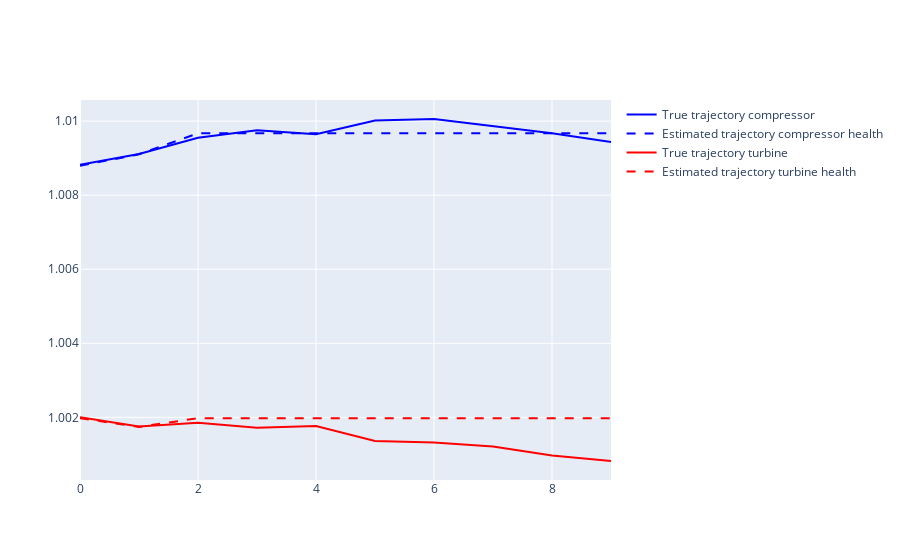

Notebook code cell kept with this figure:
### Code cell
true_traj = np.array(traj_test)
est_traj = np.array(estimated_traj_test)

fig = go.Figure()

fig.add_trace(go.Scatter(y=true_traj[:, 0], mode="lines", line=dict(color="blue"), name="True trajectory compressor"))
fig.add_trace(go.Scatter(y=est_traj[:, 0], mode="lines", line=dict(color="blue", dash="dash"), name="Estimated trajectory compressor health"))

fig.add_trace(go.Scatter(y=true_traj[:, 1], mode="lines", line=dict(color="red"), name="True trajectory turbine"))
fig.add_trace(go.Scatter(y=est_traj[:, 1], mode="lines", line=dict(color="red", dash="dash"), name="Estimated trajectory turbine health"))

fig.show()

### Figure 1 — Plotly figure (JSON) as saved in the notebook; plotly's stock layout.template omitted (floating-point values rounded to 4 significant figures)
{"data": [{"line": {"color": "blue"}, "mode": "lines", "name": "True trajectory compressor", "type": "scatter", "y": [1.009, 1.009, 1.01, 1.01, 1.01, 1.01, 1.01, 1.01, 1.01, 1.009]}, {"line": {"color": "blue", "dash": "dash"}, "mode": "lines", "name": "Estimated trajectory compressor health", "type": "scatter", "y": [1.009, 1.009, 1.01, 1.01, 1.01, 1.01, 1.01, 1.01, 1.01, 1.01]}, {"line": {"color": "red"}, "mode": "lines", "name": "True trajectory turbine", "type": "scatter", "y": [1.002, 1.002, 1.002, 1.002, 1.002, 1.001, 1.001, 1.001, 1.001, 1.001]}, {"line": {"color": "red", "dash": "dash"}, "mode": "lines", "name": "Estimated trajectory turbine health", "type": "scatter", "y": [1.002, 1.002, 1.002, 1.002, 1.002, 1.002, 1.002, 1.002, 1.002, 1.002]}], "layout": {}}
